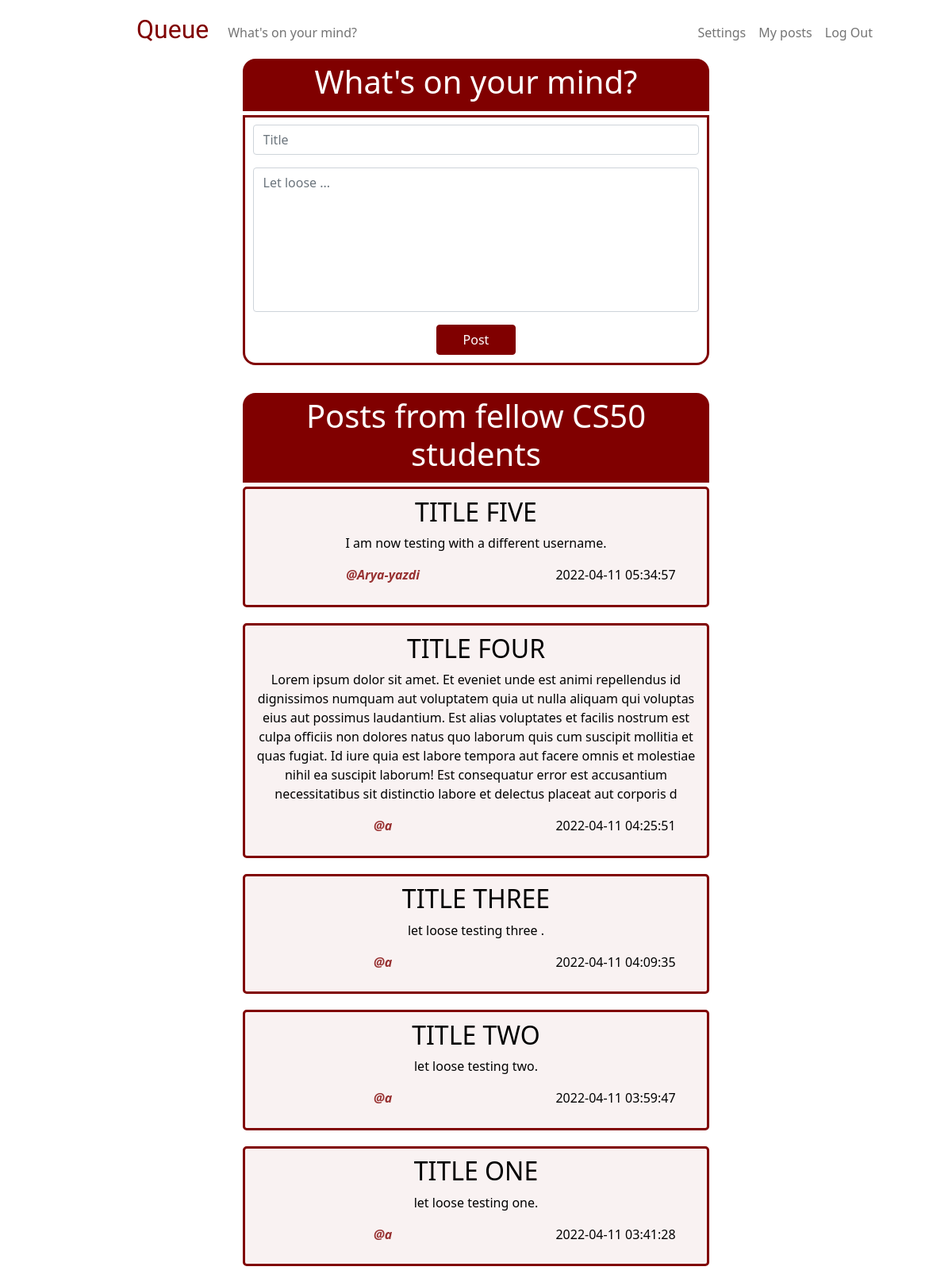
The page / (signed in) on the database its author committed.
### tables this page shows
CREATE TABLE 'posts' ('id' INTEGER PRIMARY KEY NOT NULL, 'content' TEXT NOT NULL, 'time' DATETIME DEFAULT CURRENT_TIMESTAMP, title TEXT, 'user_id'  INTEGER NOT NULL  , 'username' TEXT);

### app.py (the view)
@app.route("/", methods=["GET", "POST"])
@login_required
def home():
    if request.method == "POST":
        if not request.form.get("title"):
            return apology("must provide title", 400)
        elif not request.form.get("content"):
            return apology("Nothing is on your mind?", 400)
        else:
            user = db.execute ("SELECT username FROM users WHERE id = ?", session["user_id"])
            username = user[0]["username"]
            filtered_title = pf.censor(request.form.get("title"))
            filtered_content = pf.censor(request.form.get("content"))
            db.execute("INSERT INTO posts (username, user_id, title, content) VALUES (?, ?, ?, ?)", username, session["user_id"], filtered_title, filtered_content)
            posts = db.execute("SELECT * FROM posts ORDER BY time DESC")
            return render_template("home.html", posts=posts)
    else:
        posts = db.execute("SELECT * FROM posts ORDER BY time DESC")
        return render_template("home.html", posts=posts)

### helpers.py (called while the page is built)
def login_required(f):
    @wraps(f)
    def decorated_function(*args, **kwargs):
        if session.get("user_id") is None:
            return redirect("/login")
        return f(*args, **kwargs)
    return decorated_function

### templates/home.html (shortened to what this page needs)
{% extends "layout.html" %}
{% block main %}
    <div class="users-post-header">
        <h1> What's on your mind? </h1>
    </div>
    <div class="users-post-container">
        <form action="/" method="post">
            <div class="mb-3">
                <input class="form-control" id="title" name="title" placeholder="Title" type="text" >
            </div>
            <div class="mb-3">
                <textarea class="form-control" id="content" name="content" placeholder="Let loose ..." rows = "7" maxlength="500" style="resize: none"></textarea>
            </div>
            <button class="btn btn-primary" id="home-button" type="submit"> Post </button>
        </form>
    </div>
    <div class="others-post-header">
        <h1> Posts from fellow CS50 students </h1>
    </div>
    <div>
        {% for post in posts %}
            <div class="others-post-container">
                <h2>{{ post["title"] }} </h2>
                <p>{{ post["content"] }} </p>
                <div class="row">
                    <div class="column left">
                        <p class="username"><strong> @{{ post["username"] }} </strong></p>
                    </div>
                    <div class="column right">
                        <p> {{ post["time"] }} </p>
                    </div>
                </div>
            </div>
        {% endfor %}
    </div>
{% endblock %}

### templates/layout.html (shortened to what this page needs)
<!DOCTYPE html>
<html lang="en">
    <head>
        <link href="https://cdn.jsdelivr.net/npm/bootstrap@5.1.3/dist/css/bootstrap.min.css" rel="stylesheet">
        <link href="/static/styles.css" rel="stylesheet">
    </head>
    <body>
        <nav class="bg-light navbar navbar-expand-md navbar-light" id="white-bg">
            <div class="container-fluid">
                <a class="navbar-brand" href="/" id="logo">Queue</a>
                <div class="collapse navbar-collapse" id="navbar">
                    {% if session["user_id"] %}
                        <ul class="navbar-nav me-auto mt-2">
                            <li class="nav-item"><a class="nav-link" href="/">What's on your mind?</a></li>
                        </ul>
                        <ul class="navbar-nav ms-auto mt-2" id="rem5-right-padding">
                            <li class="nav-item"><a class="nav-link" href="/password">Settings</a></li>
                            <li class="nav-item"><a class="nav-link" href="/"> My posts </a></li>
                            <li class="nav-item"><a class="nav-link" href="/logout">Log Out</a></li>
                        </ul>
                    {% else %}
                        <ul class="navbar-nav ms-auto mt-1" id="rem5-right-padding">
                            <li class="nav-item"><a class="nav-link" href="/register">Register</a></li>
                            <li class="nav-item"><a class="nav-link" href="/login">Log In</a></li>
                        </ul>
                    {% endif %}
                </div>
            </div>
        </nav>
        <main class="container-fluid text-center">
            {% block main %}{% endblock %}
        </main>
    </body>
</html>

### static/styles.css (style rules this page uses)
#white-bg { background-color: white !important; }
nav .navbar-brand { font-size: xx-large; }
#logo { font-family: 'ZCOOL XiaoWei', serif; color: rgb(128, 0, 0); padding-left: 10rem; }
.users-post-header { background-color: rgb(128, 0, 0); color: rgb(255, 255, 255); margin: 0 25% 0 25%; padding: 0.3rem; text-align: center; border-radius: 1rem 1rem 0 0; }
.users-post-container { background-color: rgba(255, 255, 255, 0.9); border: solid; border-width: 3px; border-color: rgb(128, 0, 0); color: rgb(128, 0, 0); margin: 5px 25% 20px 25%; padding: 0.6rem; text-align: center; border-radius: 0 0 1rem 1rem; }
.others-post-header { background-color: rgb(128, 0, 0); color: rgb(255, 255, 255); margin: 35px 25% 0 25%; padding: 0.3rem; text-align: center; border-radius: 1rem 1rem 0 0; }
.others-post-container { background-color: rgba(128, 0, 0, 0.05); border: solid; border-width: 3px; border-color: rgb(128, 0, 0); color: rgb(0, 0, 0); margin: 5px 25% 20px 25%; padding: 0.6rem; text-align: center; border-radius: 5px; }
#home-button { background-color: rgb(128, 0, 0); color: rgb(255, 255, 255); border-color: rgb(128, 0, 0); width:100px; font-size: 16px; }
.username { color:rgba(128, 0, 0, 0.8); font-style: italic; }
.row { display: flex !important; }
.column { float: left; }
.left { width: 60% !important; }
.right { width: 40% !important; }
#rem5-right-padding { padding-right: 5rem !important; }
h1 { font-size: 40px; }

### rows shown on the page
posts: title "TITLE FIVE", content "I am now testing with a different username.", username "Arya-yazdi", time "2022-04-11 05:34:57"
posts: title "TITLE FOUR", content "Lorem ipsum dolor sit amet. Et eveniet unde est animi repellendus id dignissimos numquam aut voluptatem quia ut nulla aliquam qui voluptas eius aut possimus laudantium. Est alias voluptates et facilis nostrum est culpa officiis non dolores natus quo laborum quis cum suscipit mollitia et quas fugiat. Id iure quia est labore tempora aut facere omnis et molestiae nihil ea suscipit laborum! Est consequatur error est accusantium necessitatibus sit distinctio labore et delectus placeat aut corporis d", username "a", time "2022-04-11 04:25:51"
posts: title "TITLE THREE", content "let loose testing three .", username "a", time "2022-04-11 04:09:35"
posts: title "TITLE TWO", content "let loose testing two.", username "a", time "2022-04-11 03:59:47"
posts: title "TITLE ONE", content "let loose testing one.", username "a", time "2022-04-11 03:41:28"
